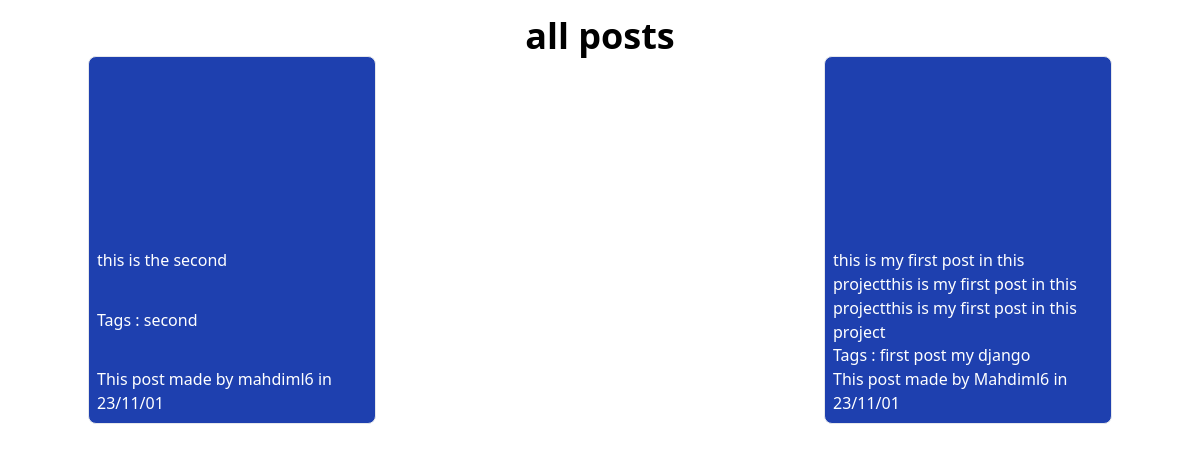
/posts/, run on an earlier commit of the app's database.
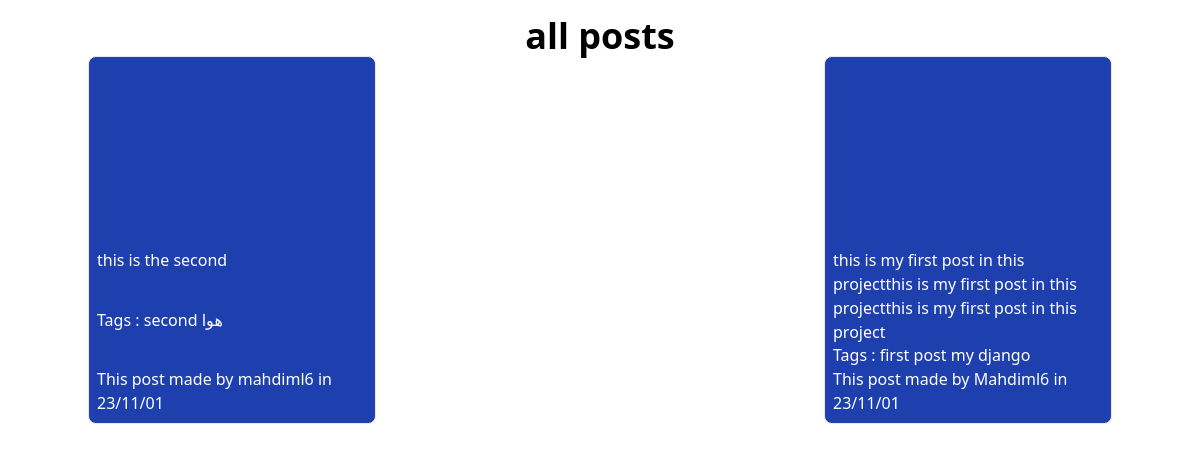
And on a later commit of the database.
### social_app/models.py (models this page shows, shortened)
class Post(models.Model):
    author = models.ForeignKey(User, on_delete=models.CASCADE, related_name='user_post')
    discription = models.TextField(max_length=1000)
    created = models.DateTimeField(auto_now_add=True)
    updated = models.DateTimeField(auto_now=True)
    tags = TaggableManager()
    objects = models.Manager()
    class Meta:
        ordering = ["-created"]
        indexes = [
            models.Index(fields=["-created"])
        ]

class User(AbstractUser):
    date_of_birth = models.DateTimeField(blank=True, null=True)
    bio = models.CharField(max_length=500, blank=True, null=True)
    photo = models.ImageField(upload_to="users-photo/", blank=True, null=True)
    job = models.CharField(max_length=500, blank=True, null=True)
    phone = models.CharField(max_length=11, blank=True, null=True)

### social_app/views.py (the view)
# urls.py: path('posts/', views.post_list, name="posts"),
def post_list(request, tag_slug=None, page=1):
    if tag_slug is not None:
        tag = get_object_or_404(Tag, slug=tag_slug)
        posts = Post.objects.filter(tags__in=[tag]).order_by('-created')
    else:
        posts = Post.objects.all()
        tag = None
    context = {
        'posts': posts,
        'tag': tag
    }
    return render(request, "app/blog.html", context)

### social_app/templates/app/blog.html (shortened to what this page needs)
{% load static %}
<!DOCTYPE html>
<html lang="en">
<head>
    <link rel="stylesheet" type="text/css" href="{% static 'css/output.css' %}">
</head>
<body>
    <main>
        <div class="container">
            {% if tag %}
                <h1 class="text-center font-bold mt-4 text-4xl">{{ tag }}'s posts</h1>
                {% else %}
                <h1 class="text-center font-bold mt-4 text-4xl">all posts</h1>
            {% endif %}
            <div class="flex justify-between gap-4">
                {% for post in posts %}
                    <div class="border rounded-lg bg-blue-800 overflow-hidden w-[18rem] h-[23rem]">
                    <div class="w-full h-1/2 ">
                    </div>
                    <div class="w-full h-1/2 text-white p-2 flex flex-col justify-between">
                        <p class="line-clamp-4 ">{{ post.discription }}</p>
                        <p class="">Tags : {% for tag in post.tags.all %} <a href="{% url 'social:get_posts_tag' tag.slug %}">{{ tag }}</a>{% endfor %}</p>
                        <div class="flex justify-between">
                            <p class="" id="name">This post made by {{ post.author }} in {{ post.created|date:'y/m/d' }}</p>
                        </div>
                    </div>
                </div>
                {% endfor %}
            </div>
        </div>
    </main>
</body>
</html>

What changed in the data, as far as the page shows it:
added Tag: name "هوا", shown under Post "this is the second"
